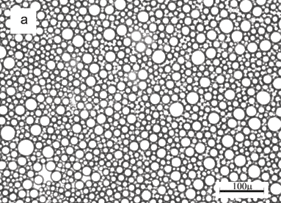
#> input picture 1.png, 283 x 203 px
$ python bubble_size_distribution.py 1.png
#> lines starting #> are read from the running program, lines starting #| are printed output that depends on the picture
import sys
import cv2 as cv
import numpy as np
from matplotlib import pyplot as plt
from PIL import Image

def main(argv):
    # Loads an image
    src1 = cv.imread('1.png', cv.IMREAD_COLOR)
#> src1 is the input picture: shape (203, 283, 3); mean B, G, R 176.3, 176.3, 177
    src=cv.resize(src1,(int(src1.shape[1]),int(src1.shape[0])), interpolation=cv.INTER_AREA)
    # Check if image is loaded fine

    if src is None:
        print('Error opening image!')
        print('Usage: hough_circle.py [image_name -- default ' + default_file + '] \n')
        return -1
    gray = cv.cvtColor(src, cv.COLOR_BGR2GRAY)
    """
    for i in range(gray.shape[0]):
        for j in range(gray.shape[1]):
            if gray[i][j]>=200:
                gray[i][j]=255
            else:
                gray[i][j] = 0
                """
    gray = cv.medianBlur(gray, 5)
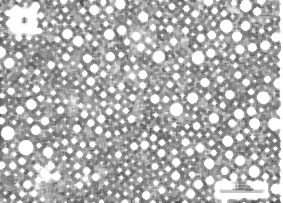
#> gray: shape (203, 283); min 76, max 255, mean 176.5
    im=Image.fromarray(gray)
    im.show()
    rows = gray.shape[0]
#> rows = 203
    circles = cv.HoughCircles(gray, cv.HOUGH_GRADIENT, 2, rows/100,
                              param1=100, param2=30,
                              minRadius=0, maxRadius=10)
#> circles = 208 rows, first 8: [127, 171, 8.8], [67, 33, 8.8], [79, 111, 8.8], [75, 101, 8.8], [133, 145, 8.8], [151, 119, 8.8], [197, 9, 8.8], [231, 57, 8.8]
    data_radius=[]
    if circles is not None:
        circles = np.uint16(np.around(circles))
#> circles = 208 rows, first 8: [127, 171, 9], [67, 33, 9], [79, 111, 9], [75, 101, 9], [133, 145, 9], [151, 119, 9], [197, 9, 9], [231, 57, 9]
        for i in circles[0, :]:
            center = (i[0], i[1])
            # circle center
            cv.circle(src, center, 1, (0, 100, 100), 3)
            # circle outline
            radius = i[2]
            cv.circle(src, center, radius, (255, 0, 255), 3)
            data_radius.append(radius.astype(float))
#> this loop made 208 passes
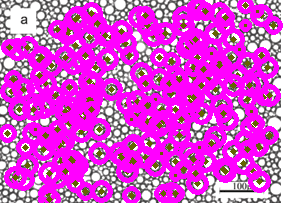
#> src: shape (203, 283, 3); mean B, G, R 210.1, 74.9, 216.3
#> after the loop, data_radius = 208 values, max 9 at index 0, min 4 at index 165, mean 8.08
    #Data Analysis
    if data_radius!=[]:
        plt.xlim([min(data_radius),max(data_radius)])
        plt.hist(data_radius,bins=np.arange(0,100,5),alpha=0.5)
        plt.xlabel('Bubble Size (pixel)')
        plt.ylabel('Count')
    cv.imshow("detected circles", src)
    plt.show()
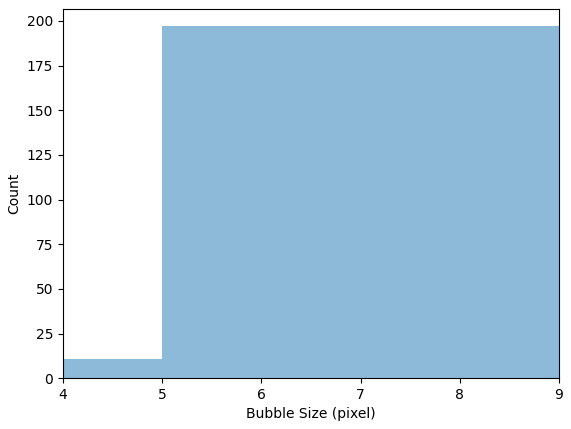
#> figure drawn by matplotlib, 1 panel; tallest bar 197 high, from x = 5 to 10
    cv.waitKey(0)
    return 0


if __name__ == "__main__":
    main(sys.argv[1:])
